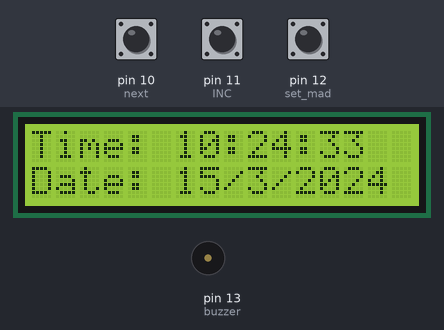
This sketch was run on a simulated Arduino Uno, built with avr-gcc and run on an emulated ATmega328P. Shown: 16×2 character LCD, buzzer (waves = sounding, pin HIGH). The test bench sets the inputs (shaded band); at power-on: pin 12 (set_mad) HIGH, pin 11 (INC) HIGH, pin 10 (next) HIGH. The local clock reads 2024-03-15 10:24:30 at power-on unless the sketch sets it; EEPROM starts erased.

Above: at 3.2 s.
3.3 s: pin 12 (set_mad) pulled LOW for 0.25 s
At 3.9 s:
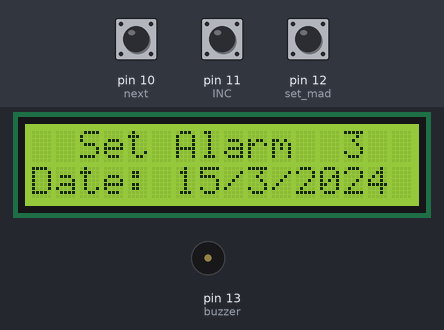
6.5 s: pin 11 (INC) pulled LOW for 0.25 s
At 7.9 s:
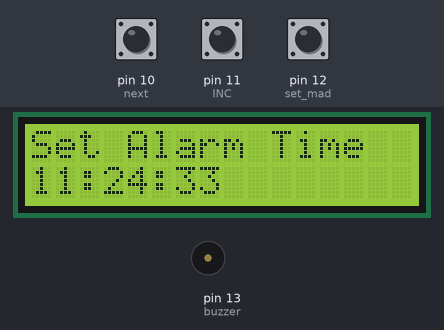
8.2 s: pin 11 (INC) pulled LOW for 1 s
At 10.3 s:
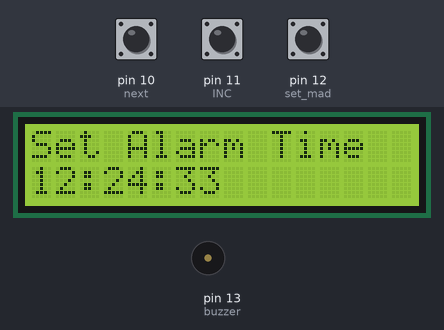
10.7 s: pin 10 (next) pulsed LOW 2 times (0.12 s each, 0.3 s apart)
At 14.0 s:
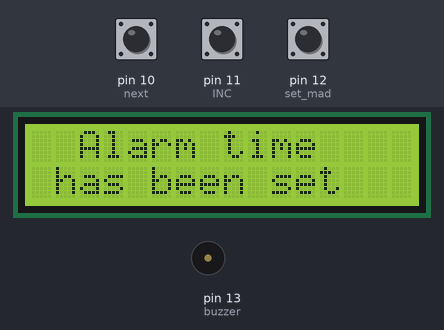
14.3 s: pin 11 (INC) driven LOW and pin 12 (set_mad) driven LOW
At 16.1 s:
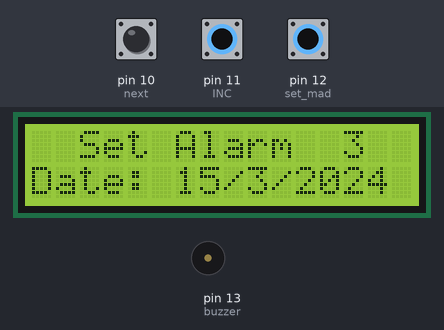
17.3 s: pin 11 (INC) driven HIGH
At 17.9 s:
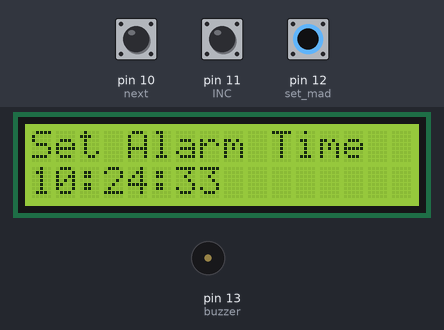
Timing chart, 0 to 19.8 s (numbered marks = the images above; inputs shaded):
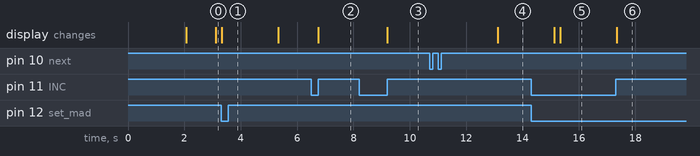

The sketch:

digital_clock.ino
```cpp
#include <Wire.h>
#include<EEPROM.h>
#include <RTClib.h>
#include <LiquidCrystal.h>

LiquidCrystal lcd(3, 2, 4, 5, 6, 7);
RTC_DS1307 RTC;
int temp,inc,hours1,minut,add=11;

int next=10;
int INC=11;
int set_mad=12;

#define buzzer 13

int HOUR,MINUT,SECOND;


void setup()
{
 Wire.begin();
 RTC.begin();
 lcd.begin(16,2);
 pinMode(INC, INPUT);
 pinMode(next, INPUT);
 pinMode(set_mad, INPUT);
 pinMode(buzzer, OUTPUT);
 digitalWrite(next, HIGH);
 digitalWrite(set_mad, HIGH);
 digitalWrite(INC, HIGH);

   lcd.setCursor(0,0);
   lcd.print("Real Time Clock");
   delay(2000);

 if(!RTC.isrunning())
 {
 RTC.adjust(DateTime(__DATE__,__TIME__));
 }
}

void loop()
{
   int temp=0,val=1,temp4;
   DateTime now = RTC.now();
   if(digitalRead(set_mad) == 0)      //set Alarm time
   {
     lcd.setCursor(0,0);
     lcd.print("  Set Alarm  ");
    delay(2000);
    defualt();
    time();
    delay(1000);
    lcd.clear();
    lcd.setCursor(0,0);
    lcd.print("  Alarm time ");
    lcd.setCursor(0,1);
    lcd.print(" has been set  ");
    delay(2000);
 }
 lcd.clear();
 lcd.setCursor(0,0);
 lcd.print("Time:");
 lcd.setCursor(6,0);
 lcd.print(HOUR=now.hour(),DEC);
 lcd.print(":");
 lcd.print(MINUT=now.minute(),DEC);
 lcd.print(":");
 lcd.print(SECOND=now.second(),DEC);
 lcd.setCursor(0,1);
 lcd.print("Date: ");
 lcd.print(now.day(),DEC);
 lcd.print("/");
 lcd.print(now.month(),DEC);
 lcd.print("/");
 lcd.print(now.year(),DEC);
 match();
 delay(200);
}

void defualt()
{
  lcd.setCursor(0,1);
  lcd.print(HOUR);
  lcd.print(":");
  lcd.print(MINUT);
  lcd.print(":");
  lcd.print(SECOND);
}

/*Function to set alarm time and feed time into Internal eeprom*/

void time()
{
  int temp=1,minuts=0,hours=0,seconds=0;
    while(temp==1)
    {
     if(digitalRead(INC)==0)
     {
      HOUR++;
      if(HOUR==24)
      {
       HOUR=0;
      }
      while(digitalRead(INC)==0);
     }
     lcd.clear();
      lcd.setCursor(0,0);
    lcd.print("Set Alarm Time ");
   //lcd.print(x);
    lcd.setCursor(0,1);
    lcd.print(HOUR);
    lcd.print(":");
    lcd.print(MINUT);
    lcd.print(":");
    lcd.print(SECOND);
    delay(100);
    if(digitalRead(next)==0)
    {
      hours1=HOUR;
      EEPROM.write(add++,hours1);
     temp=2;
     while(digitalRead(next)==0);
    }
    }

    while(temp==2)
    {
     if(digitalRead(INC)==0)
     {
      MINUT++;
      if(MINUT==60)
      {MINUT=0;}
      while(digitalRead(INC)==0);
     }
     // lcd.clear();
    lcd.setCursor(0,1);
    lcd.print(HOUR);
    lcd.print(":");
    lcd.print(MINUT);
    lcd.print(":");
    lcd.print(SECOND);
    delay(100);
      if(digitalRead(next)==0)
      {
       minut=MINUT;
       EEPROM.write(add++, minut);
       temp=0;
       while(digitalRead(next)==0);
      }
    }
    delay(1000);
}

/* Function to chack medication time */

void match()
{
  int tem[17];
  for(int i=11;i<17;i++)
  {
    tem[i]=EEPROM.read(i);
  }
  if(HOUR == tem[11] && MINUT == tem[12])
  {
   beep();
   beep();
   beep();
   beep();
   lcd.clear();
   lcd.print("Wake Up........");
   lcd.setCursor(0,1);
   lcd.print("Wake Up.......");
   beep();
   beep();
   beep();
   beep();
  }
}
/* function to buzzer indication */

void beep()
{
   digitalWrite(buzzer,HIGH);
   delay(500);
   digitalWrite(buzzer, LOW);
   delay(500);
}
```

Measured:
- after the input at 3.3 s, the display: changes at once (image 1)
- after the input at 6.5 s, the display: changes after 0.26 s (image 2)
- after the input at 8.2 s, the display: changes after 1.0 s (image 3)
- after the input at 10.7 s, the display: changes after 2.4 s (image 4)
- after the input at 14.3 s, the display: first differs from a run without the input after 1.0 s (image 5)
- after the input at 17.3 s, the display: changes at once (image 6)
